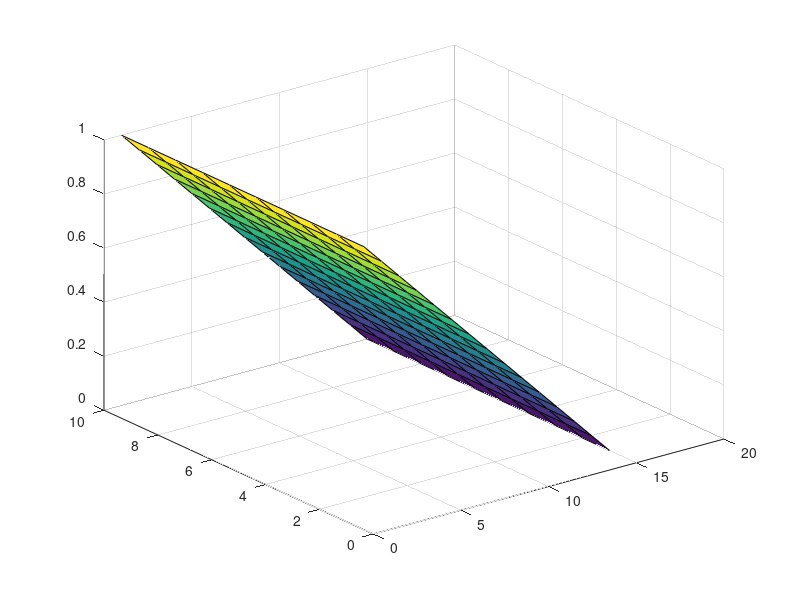

Write the MATLAB code that produced this figure.
%{
ELEC 4700: Assignment 2
William Fraser
101001393
%}

%{
        L ? (i) 
     W   ___________________________
     ?  |1 8                        |
    (j) |2 ?                        |
        |3                          |
        |4                          |
        |5                          | 
        |6                          | 
        |7__________________________|
%}

W = 10;
L = 15;

G = zeros(W*L);
B = zeros(1,W*L);
%B(1:W) = 1;

for i = 1:L
    for j = 1:W
        n = j + (i-1)*W;
        if i==1
            G(n,:) = 0;
            G(n,n) = 1;
            B(n) = 1;
        elseif(i==L)
            G(n,:) = 0;
            G(n,n) = 1;
        elseif(j==1)
            nxm = j + (i-2)*W;
            nxp = j + i*W;
            %nym = j-1 + (i-1)*L;
            nyp = j + 1 + (i-1)*W;
            
            G(n,n) = 1;
            G(n,nxm) = 0;
            G(n,nxp) = 0;
            G(n,nyp) = -1;
            %G(n,nym) = 1;
        elseif(j==W)
            nxm = j + (i-2)*W;
            nxp = j + i*W;
            nym = j-1 + (i-1)*W;
            %nyp = j + 1 + (i-1)*L;
            
            G(n,n) = 1;
            G(n,nxm) = 0;
            G(n,nxp) = 0;
            %G(n,nyp) = 1;
            G(n,nym) = -1; 
        else
            nxm = j + (i-2)*W;
            nxp = j + i*W;
            nym = j-1 + (i-1)*W;
            nyp = j + 1 + (i-1)*W;
            
            G(n,n) = -4;
            G(n,nxm) = 1;
            G(n,nxp) = 1;
            G(n,nyp) = 1;
            G(n,nym) = 1; 
        end
    end
end

T = G\B';

solution = zeros(W,L);
row = 1;
column = 1;

for loop = 1:length(T)
    solution(row,column) = T(loop);
    if(row == W)
        row = 1;
        column = column + 1;
    else
        row = row + 1;
    end
end

surf(solution)